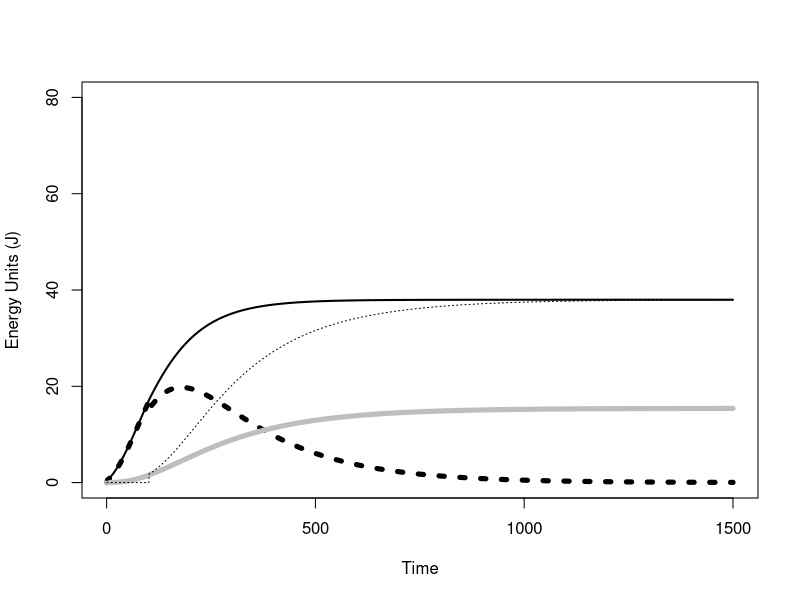
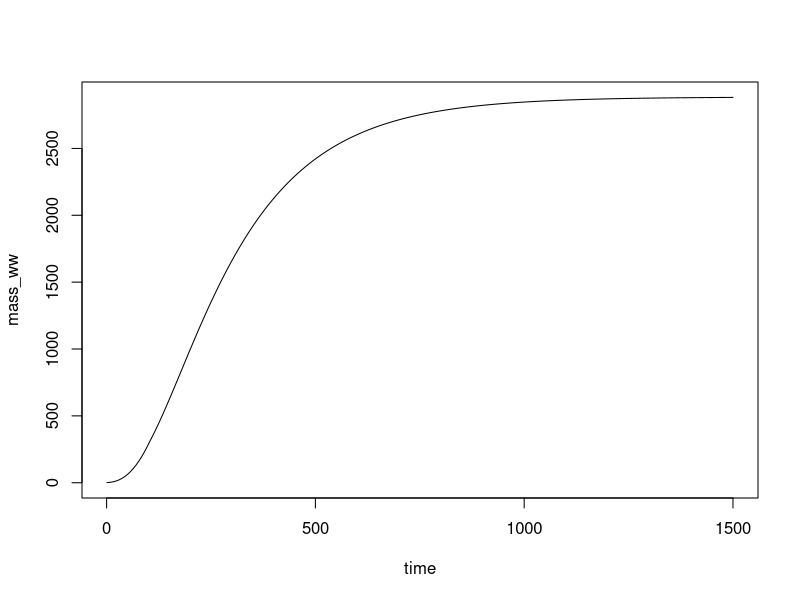
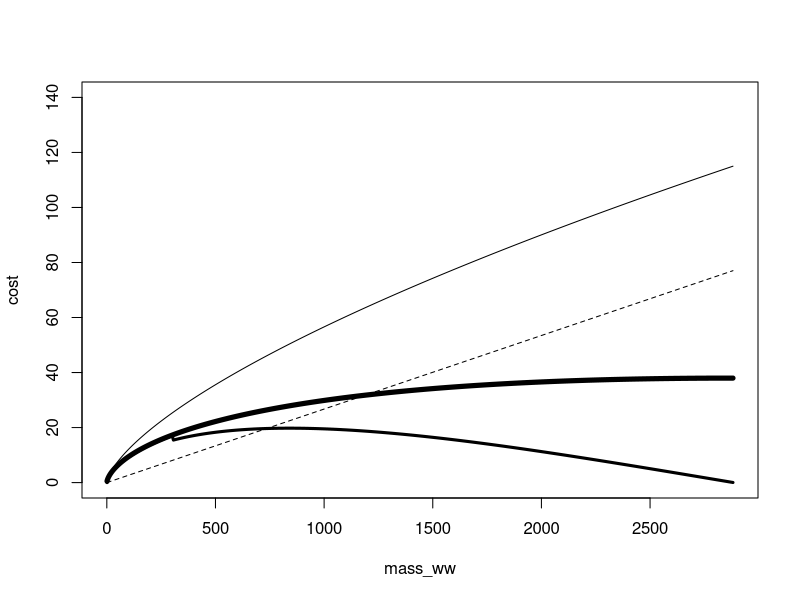
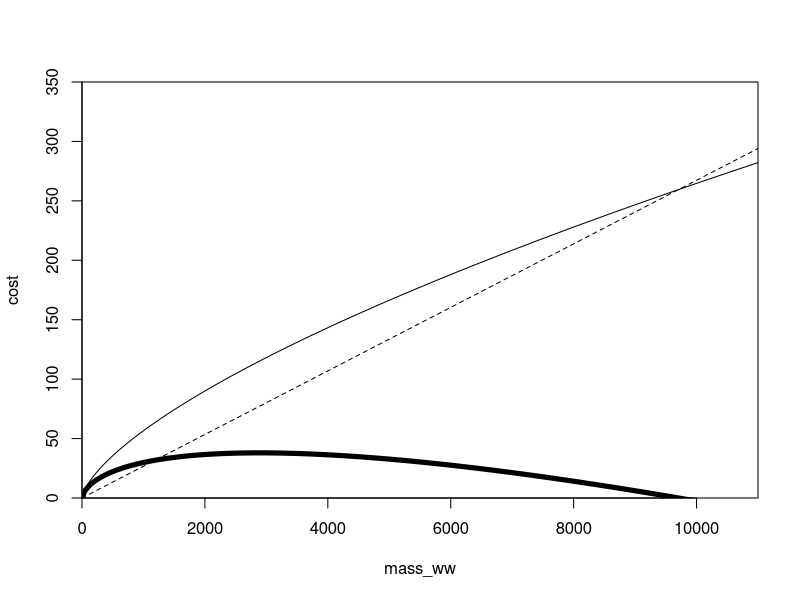
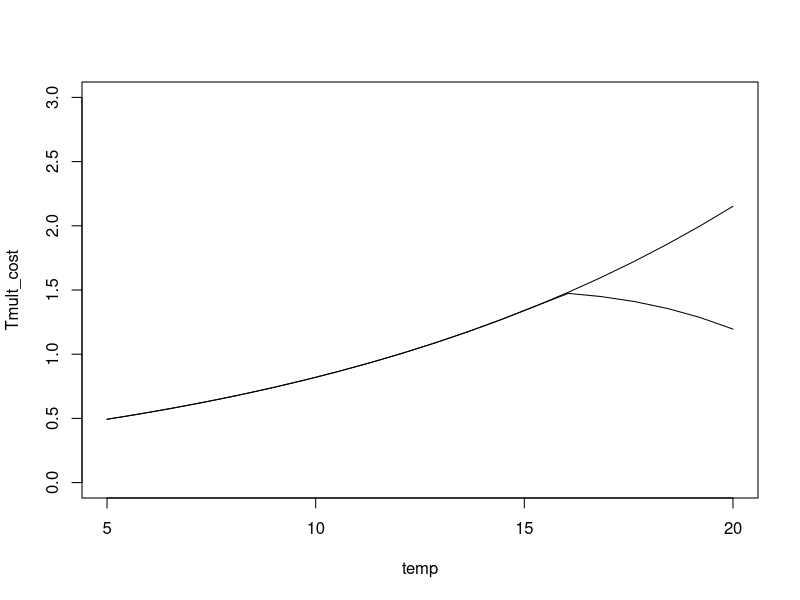
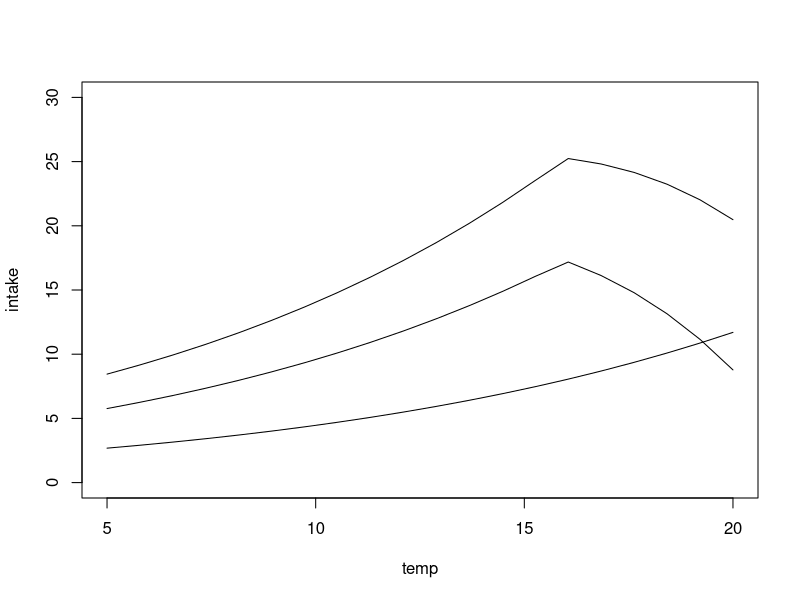
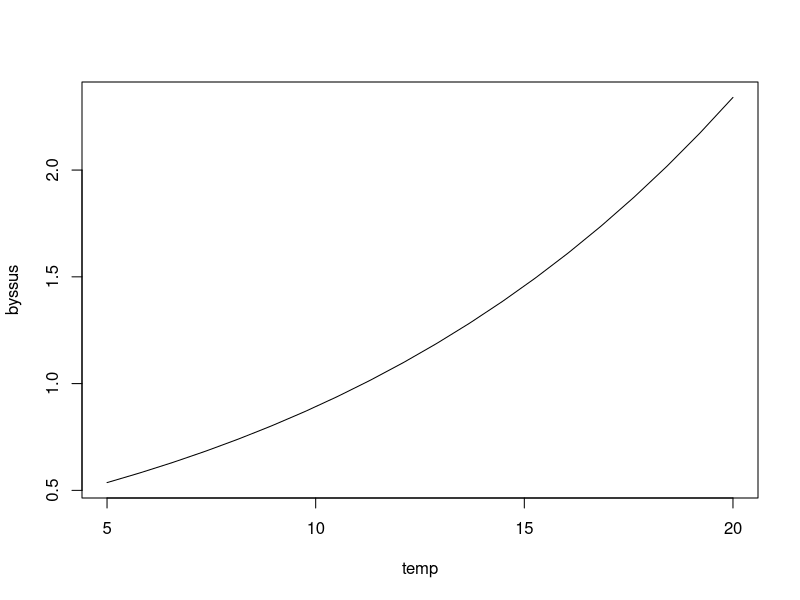
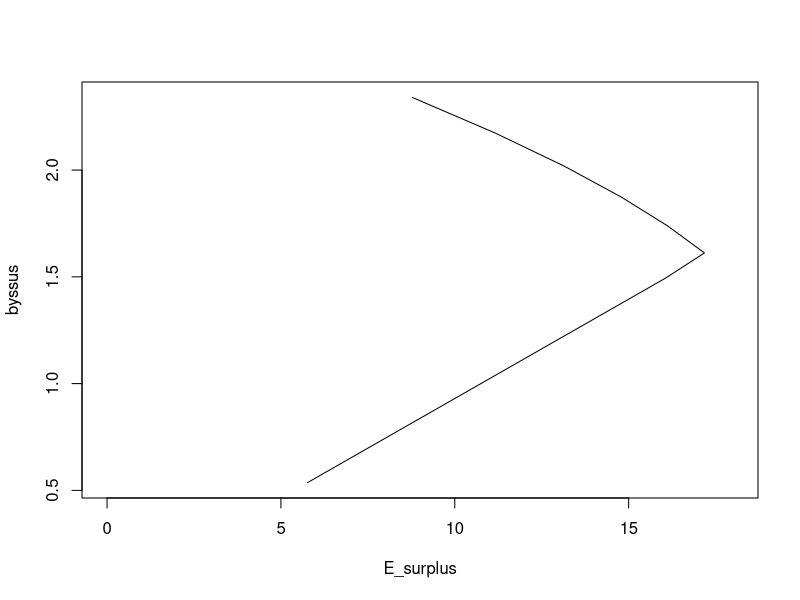

Write R code to recreate these figures, in order.
# ORIGINAL Brachi MODEL FROM Sebens et al ####

# Modified the growth calculation 
# to be in J not weight. (after transferring over)


# scalars ####
a_perfood <- 0.25 #the model is relatively sensitive, don't see AE anywhere
b_permass <- 0.0145 #the model is also relatively sensitive to this
eggs <- 0.11 # eggs
AE <- 0.75 # assimilation, was 55, but in the byssus paper it's 75, this has no affect on this graph...
mortality <- 0.896 # mortality #this has no affect on the EOS graph

# exponents ####
d <- 0.67 #0.67 # intake #the model is very sensitive to this. 
e <- 1 # cost # the model is very sensitive to this

# temp parameters ####
temp <- 16 # temp (was in "other parameters category")
Aarhenius_T <- 8000 # Used to change cost with T
ref_T_cost <- 285 #285K=12C # Used to change cost with T
ambient_T_cost <- temp # ambient temp
critical_T_intake <- 16 # this is the optimal intake temp
max_T_intake <- 25 # max temp for intake, shut down
const_Aarhenius <- 2.71816
# Could fit these parameters for mussels
Tmult_cost <- const_Aarhenius^(Aarhenius_T/ref_T_cost-Aarhenius_T/(temp+273))
if(temp<critical_T_intake){
  Tmult_int <- Tmult_cost
  } else {
    Tmult_int <- Tmult_cost - Tmult_cost*(temp-critical_T_intake)/(max_T_intake-critical_T_intake)
  }
#
#Tmult_cost <- 1

# other parameters ####
food <- 1.5 # intake multiplier
en_density <- 0.38 # mg/J, tissue per energy unit 
stress <- 1 # cost multiplier
size_maturity <- 300 #300 # size at maturity
reprod_multiplier <- 1 # reproduction multiplier, could be advantageous for species who had high mortality and were optimized for reproduction
opt_size_reducer <- 1 # lets reproduction equal surplus early, would reduce total size which could be advantagous for some species
byssus_multiplier <- 0.25 # fraction of respiration to byssus
max_time <- 1500 # days, How many days to use in the model
initial_mass_ww <- 1 # mg, What is the initial mass 

# calculated scalers
a <- a_perfood*food*Tmult_int
b <- b_permass*stress*(1+byssus_multiplier)*Tmult_cost
(Wopt <- ((b*e)/(a*d))^(1/(d-e)))

# set up vectors ####
time <- seq(from = 1, to = max_time, by = 1)

# mass mg wet weight
  mass_ww <- rep(x = -99, len = max_time)

# assimilated intake with temp effect, 
  # minus basal metabolic cost, 
  # mult by temp effect and byssus effect
  E_surplus <- rep(x = -99, len = max_time)
  
intake <- rep(x = -99, len = max_time)
cost <- rep(x = -99, len = max_time)
byssus <- rep(x = -99, len = max_time)
reproduction <- rep(x = -99, len = max_time)

# run model ####
for(i in 1:(max_time)){
  # Calculate mass
    if(i == 1){
      mass_ww[i] <- initial_mass_ww
    } else {
      mass_ww[i] <- mass_ww[i-1]+en_density*(intake[i-1]-cost[i-1]-reproduction[i-1]) #in mg
      }
  
  intake[i] <- a*(mass_ww[i]^d)
  cost[i] <- b*(mass_ww[i]^e)
  #E_surplus[i] <- a*(mass_ww[i]^d)-b*(mass_ww[i]^e) #in J, Is this necessary?
  E_surplus[i] <- intake[i]-cost[i]
  byssus[i] <- cost[i]-cost[i]/(1+byssus_multiplier) # Here byssus is a fraction f the cost
  
  # Calculate reproduction
    if(mass_ww[i]<size_maturity){
      reproduction[i] <- 0
    } else {
      reproduction[i] <- 1*E_surplus[i]*(1-reprod_multiplier*((Wopt-opt_size_reducer*mass_ww[i])/Wopt))
      #reproduction[i] <- 0

            }
}


# calculate relationships
W_growth <- rep(x = -99, len = max_time)
W_growth[2:max_time] <- mass_ww[2:max_time] - mass_ww[1:(max_time-1)]
W_growth[1:1] <- 0  # initial growth at very first timepoint is 0
E_growth <- W_growth / en_density
  
# Sebens plots ####  
length(time)
length(mass_ww)
plot(time,E_growth, type = "l", 
     lty = 3,
     lwd = 5,
     ylim = c(0,80),
     ylab = "Energy Units (J)",
     xlab = "Time")
lines(time,byssus, lwd = 5, col = "grey")
lines(time,E_surplus, lwd = 2)
lines(time,reproduction, lwd = 1, lty = 3, col = "black")

# Von-Bertlanffy growth
plot(time,mass_ww, type = "l")

# EOS within realistic range of survival
plot(mass_ww, cost, lty = 2, type = "l", ylim = c(0,140))
lines(mass_ww,intake)
lines(mass_ww, E_growth, lwd = 3)
lines(mass_ww, E_surplus, lwd = 5)

# MODIFICATION_Past ultimate size ####
# Longer time for optimal EOS ####
max_time <- 1700

# set up vectors ####
time <- seq(from = 1, to = max_time, by = 1)


# mass mg wet weight
mass_ww <- rep(x = -99, len = max_time)

# assimilated intake with temp effect, 
# minus basal metabolic cost, 
# mult by temp effect and byssus effect
E_surplus <- rep(x = -99, len = max_time)

intake <- rep(x = -99, len = max_time)
cost <- rep(x = -99, len = max_time)
byssus <- rep(x = -99, len = max_time)
reproduction <- rep(x = -99, len = max_time)

# run model #####
for(i in 1:(max_time)){
  # Calculate mass
  if(i == 1){
    mass_ww[i] <- initial_mass_ww
  } else {
    mass_ww[i] <- mass_ww[i-1]+50
  }
  
  intake[i] <- a*(mass_ww[i]^d)
  cost[i] <- b*(mass_ww[i]^e)
  #E_surplus[i] <- a*(mass_ww[i]^d)-b*(mass_ww[i]^e) #in J, Is this necessary?
  E_surplus[i] <- intake[i]-cost[i]
  byssus[i] <- cost[i]-cost[i]/(1+byssus_multiplier) # Here byssus is a fraction f the cost
  
  # Calculate reproduction
  if(mass_ww[i]<size_maturity){
    reproduction[i] <- 0
  } else {
    reproduction[i] <- E_surplus[i]*(1-reprod_multiplier*((Wopt-opt_size_reducer*mass_ww[i])/Wopt))
  }
}
# plot EOS ####
plot(mass_ww, cost, lty = 2, 
     type = "l", xlim = c(0,11000), 
     ylim = c(0,350),
     yaxs = "i",
     xaxs = "i")
lines(mass_ww,intake)
lines(mass_ww, E_surplus, lwd = 5)

# MODIFICATION_Temperatures ####
# temp parameters ####
temp <- 16 # temp (was in "other parameters category")
Aarhenius_T <- 8000 # Used to change cost with T
ref_T_cost <- 285 #285K=12C # Used to change cost with T 
ambient_T_cost <- temp # ambient temp
critical_T_intake <- 16 # this is the optimal intake temp
max_T_intake <- 25 # max temp for intake, shut down
const_Aarhenius <- 2.71816
# Could fit these parameters for mussels

temp <- seq(from = 5, to = 20, length.out = 20)
# set up vectors ####

# assimilated intake with temp effect, 
# minus basal metabolic cost, 
# mult by temp effect and byssus effect
E_surplus <- seq(from = 5, to = 30, length.out = 20)

intake <- seq(from = 5, to = 30, length.out = 20)
cost <- seq(from = 5, to = 30, length.out = 20)
byssus <- seq(from = 5, to = 30, length.out = 20)
reproduction <- seq(from = 5, to = 30, length.out = 20)

mass_ww <- 300
for(i in 1:length(temp)){
  Tmult_cost[i] <- const_Aarhenius^(Aarhenius_T/ref_T_cost-Aarhenius_T/(temp[i]+273))
  if(temp[i]<critical_T_intake){
    Tmult_int[i] <- Tmult_cost[i]
  } else {
    Tmult_int[i] <- Tmult_cost[i] - Tmult_cost[i]*(temp[i]-critical_T_intake)/(max_T_intake-critical_T_intake)
  }
  a[i] <- a_perfood*food*Tmult_int[i]
  b[i] <- b_permass*stress*(1+byssus_multiplier)*Tmult_cost[i]
  Wopt[i] <- ((b[i]*e)/(a[i]*d))^(1/(d-e))
  
  intake[i] <- a[i]*(mass_ww^d)
  cost[i] <- b[i]*(mass_ww^e)
  E_surplus[i] <- intake[i]-cost[i]
  byssus[i] <- cost[i]-cost[i]/(1+byssus_multiplier) # Here byssus is a fraction f the cost
  
  # Calculate reproduction
  if(mass_ww<size_maturity){
    reproduction[i] <- 0
  } else {
    reproduction[i] <- E_surplus[i]*(1-reprod_multiplier*
             ((Wopt[i]-opt_size_reducer*mass_ww[i])/Wopt[i]))
  }
  
}


plot(temp,Tmult_cost, type = "l", ylim = c(0,3), xlim = c(5,20))
lines(temp,Tmult_int)

plot(temp,intake, type = "l", ylim = c(0,30))
lines(temp,cost)
lines(temp,E_surplus)

plot(temp,byssus, type = "l")

plot(E_surplus,byssus,type = 'l', xlim = c(0,18))










# Plot ####
# Plot the two temperature correction functions
plot(temp, Tmult_cost, type = "l")
lines(temp, Tmult_int)

# MODIFICATION_Lifetime Temperatures ####
# run model ####
# set up vectors ####
max_time = 1500
time <- seq(from = 1, to = max_time, by = 1)
temp <- seq(from = 5, to = 20, length.out = 20)
a <- rep(x = 0, length.out = length(temp))
b <- rep(x = 0, length.out = length(temp))
Wopt <- rep(x = 0, length.out = length(temp))
# mass mg wet weight


# assimilated intake with temp effect, 
# minus basal metabolic cost, 
# mult by temp effect and byssus effect
mass_ww <- matrix(data=NA, nrow = length(time), ncol = length(temp))
intake <- matrix(data=NA, nrow = length(time), ncol = length(temp))
cost <- matrix(data=NA, nrow = length(time), ncol = length(temp))
E_surplus <- matrix(data=NA, nrow = length(time), ncol = length(temp))
byssus <- matrix(data=NA, nrow = length(time), ncol = length(temp))
reproduction <- matrix(data=NA, nrow = length(time), ncol = length(temp))
str(mass_ww)

# run model ####
for(j in 1:length(temp)){
  temp[j]
  Tmult_cost[j] <- const_Aarhenius^(Aarhenius_T/ref_T_cost-Aarhenius_T/(temp[j]+273))
  if(temp[j]<critical_T_intake){
    Tmult_int[j] <- Tmult_cost[j]
  } else {
    Tmult_int[j] <- Tmult_cost[j] - Tmult_cost[j]*(temp[j]-critical_T_intake)/(max_T_intake-critical_T_intake)
  }
  a[j] <- a_perfood*food*Tmult_int[j]
  b[j] <- b_permass*stress*(1+byssus_multiplier)*Tmult_cost[j]
  Wopt[j] <- ((b[j]*e)/(a[j]*d))^(1/(d-e))
for(i in 1:(max_time)){
  # Calculate mass
  if(i == 1){
    mass_ww[i,j] <- initial_mass_ww
  } else {
    mass_ww[i,j] <- mass_ww[i-1,j]+en_density*(intake[i-1,j]-cost[i-1,j]-reproduction[i-1,j]) #in mg
  }
  intake[i,j] <- a[j]*(mass_ww[i,j]^d)
  cost[i,j] <- b[j]*(mass_ww[i,j]^e)
  E_surplus[i,j] <- intake[i,j]-cost[i,j]
  byssus[i,j] <- cost[i,j]-cost[i,j]/(1+byssus_multiplier) # Here byssus is a fraction f the cost
  
  # Calculate reproduction
  if(mass_ww[i,j]<size_maturity){
    reproduction[i,j] <- 0
  } else {
    reproduction[i,j] <- E_surplus[i,j]*(1-reprod_multiplier*((Wopt[j]-opt_size_reducer*mass_ww[i,j])/Wopt[j]))
  }
}
}


# Plot ####
# If mussels held at one temperature:
plot(temp,Wopt, type = "l", ylim = c(0,3000), lty = 2, ylab = "Yearly mass (ww)")
lines(temp, mass_ww[1350,], lwd = 4)
lines(temp, mass_ww[1000,], lwd = 3)
lines(temp, mass_ww[700,], lwd = 2)
lines(temp, mass_ww[350,], lwd = 1)



